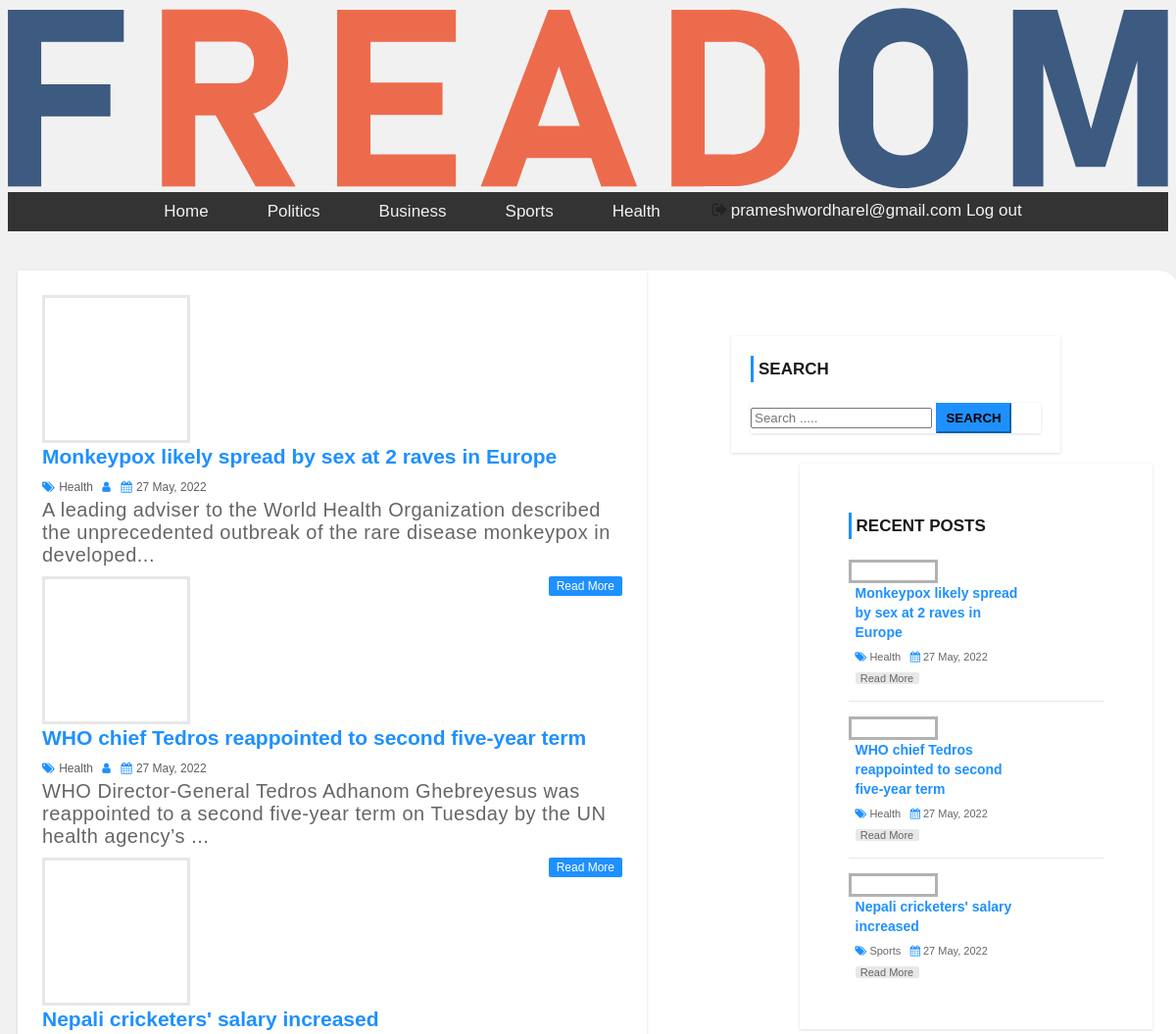
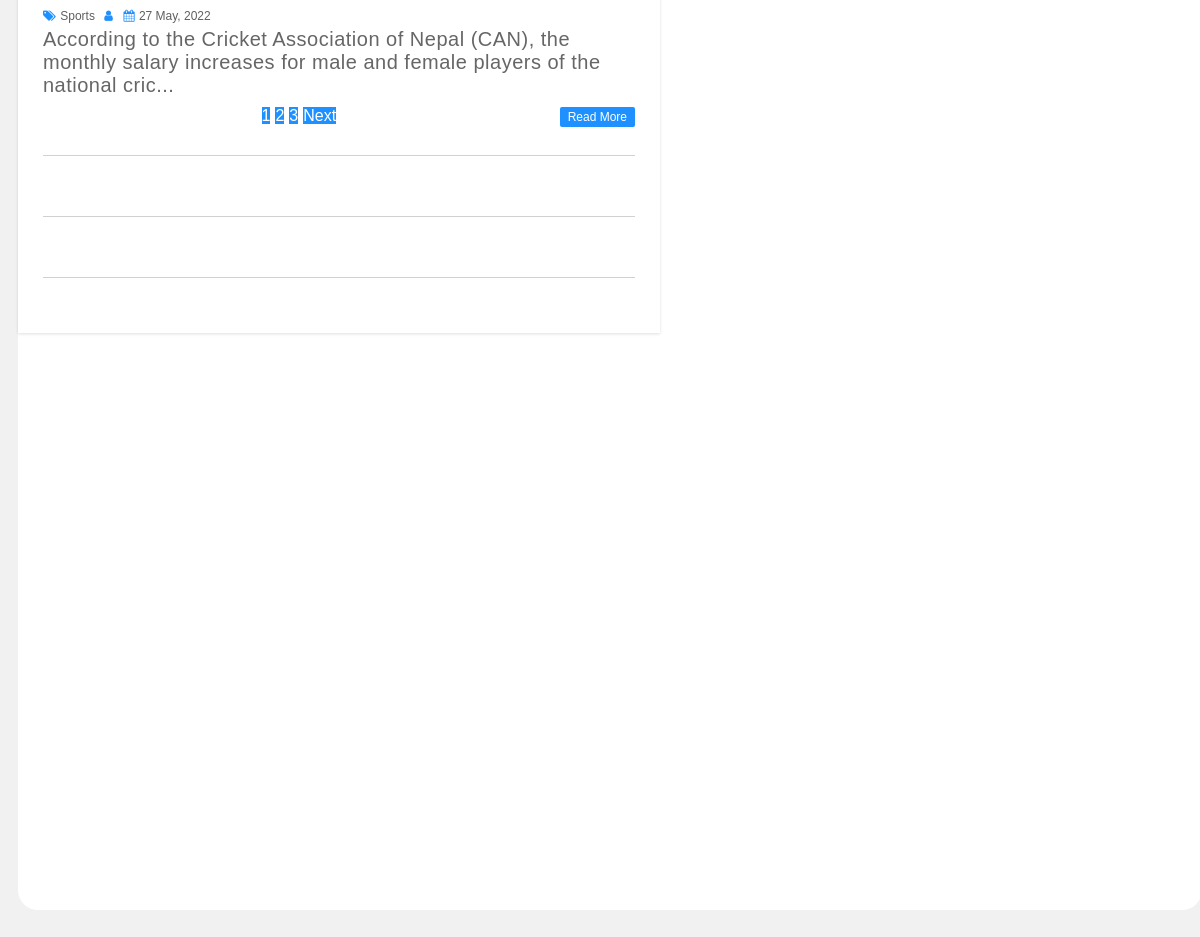
Screenshot of / (signed in) with the database file from the repository (2 pictures, top to bottom).
### tables this page shows
CREATE TABLE `category` (
  `category_id` int(11) NOT NULL,
  `category_name` varchar(100) NOT NULL,
  `post` int(11) NOT NULL DEFAULT 0
);

CREATE TABLE `post` (
  `post_id` int(11) NOT NULL,
  `title` varchar(100) NOT NULL,
  `description` text NOT NULL,
  `category` varchar(100) NOT NULL,
  `post_date` varchar(20) NOT NULL,
  `author` varchar(50) NOT NULL,
  `post_img` varchar(100) NOT NULL
);

### web/index.php (the view, shortened to what this page needs)
<!DOCTYPE html>
<html>
	<head>
		<link rel="stylesheet" href="css\style.css">
		<link rel="stylesheet" href="https://cdnjs.cloudflare.com/ajax/libs/font-awesome/4.7.0/css/font-awesome.min.css">
	</head>
	<body>
		<?php
		include "header.php";
?>
					<div id="main-content">
        <div class="container">
            <div class="row">
                <div class="col-md-8">
                    <div class="post-container">
                      <?php
                        include "link.php";
                        $limit = 3;
                        if(isset($_GET['page'])){
                          $page = $_GET['page'];
                        }else{
                          $page = 1;
                        }
                        $offset = ($page - 1) * $limit;
                        $sql = "SELECT post.post_id, post.title, post.description,post.post_date,post.author,
                        category.category_name,user.Name,post.category,post.post_img FROM post
                        LEFT JOIN category ON post.category = category.category_id
                        LEFT JOIN user ON post.author = user.Id
                        ORDER BY post.post_id DESC LIMIT {$offset},{$limit}";
                        $result = mysqli_query($conn, $sql) or die("Query Failed.");
                        if(mysqli_num_rows($result) > 0){
                          while($row = mysqli_fetch_assoc($result)) {
                      ?>
                        <div class="post-content">
                            <div class="row">
                                <div class="col-md-4">
                                  <a class="post-img" href="single.php?id=<?php echo $row['post_id']; ?>"><img src="http://localhost/online news portal/php/Admin/upload/<?php echo $row['post_img']; ?>" alt="" width="100%" hight="100%"/></a>
                                </div>
                                <div class="col-md-8">
                                  <div class="inner-content clearfix">
                                      <h3><a href='single.php?id=<?php echo $row['post_id']; ?>'><?php echo $row['title']; ?></a></h3>
                                      <div class="post-information">
                                          <span>
                                              <i class="fa fa-tags" aria-hidden="true"></i>
                                              <a href='category.php?cid=<?php echo $row['category']; ?>'><?php echo $row['category_name']; ?></a>
                                          </span>
                                          <span>
                                              <i class="fa fa-user" aria-hidden="true"></i>
                                          </span>
                                          <span>
                                              <i class="fa fa-calendar" aria-hidden="true"></i>
                                              <?php echo $row['post_date']; ?>
                                          </span>
                                      </div>
                                      <p class="description">
                                          <?php echo substr($row['description'],0,130) . "..."; ?>
                                      </p>
                                      <a class='read-more pull-right' href='single.php?id=<?php echo $row['post_id']; ?>'>read more</a>
                                  </div>
                                </div>
                            </div>
                        <?php
                          }
                        }else{
                          echo "<h2>No Record Found.</h2>";
                        }
                        $sql1 = "SELECT * FROM post";
                        $result1 = mysqli_query($conn, $sql1) or die("Query Failed.");
                        if(mysqli_num_rows($result1) > 0){
                          $total_records = mysqli_num_rows($result1);
                          $total_page = ceil($total_records / $limit);
                          echo '<ul class="pagination admin-pagination">';
                          for($i = 1; $i <= $total_page; $i++){
                            if($i == $page){
                              $active = "active";
                            }else{
                              $active = "";
                            }
                            echo '<li class="'.$active.'"><a href="index.php?page='.$i.'">'.$i.'</a></li>';
                          }
                          if($total_page > $page){
                            echo '<li><a href="index.php?page='.($page + 1).'">Next</a></li>';
                          }
                          echo '</ul>';
                        }
                        ?>
                    </div>
            </div>
        </div>
    </div>
    <div class="sidebar">
                <?php include 'sidebar.php'; ?>
                      </div>
		    </body>
		</html>

### web/header.php (shortened to what this page needs)
<!DOCTYPE html>
<html>
	<head>
</head>
<body>
        <div class="menu">
        <?php
                include "link.php";
                $sql = "SELECT * FROM category WHERE post > 0";
                $result = mysqli_query($conn, $sql) or die("Query Failed. : Category");
                if(mysqli_num_rows($result) > 0){
                  $active = "";
              ?>
                <ul class='menu'>
                  <li><a href='index.php'>Home</a></li>
                  <?php while($row = mysqli_fetch_assoc($result)) {
                    echo "<li><a class='{$active}' href='category.php?cid={$row['category_id']}'>{$row['category_name']}</a></li>";
                  } ?>
                <?php } ?>
					 <?php
					  if(isset($_SESSION['Email'])){
						 echo '<a href="logout.php"><i class ="fa fa-fw fa-sign-out"></i>'.$_SESSION['Email'].' Log out</a>';
					   }
					   else{
						echo '<a href="login.php"><i class ="fa fa-fw fa-user"></i>Log in</a>';
					   }
					   ?>
					</ul>
				</div>

### web/sidebar.php (shortened to what this page needs)
<!DOCTYPE html>
<html lang="en">
<head>
    <link rel="stylesheet" href="css/style.css" class="css">
</head>
<body>
<div id="sidebar" class="col-md-4">
    <div class="search-box-container">
        <h4>Search</h4>
        <form class="search-post" action="search.php" method ="GET">
            <div class="input-group">
                <input type="text" name="search" class="form-control" placeholder="Search .....">
                <span class="input-group-btn">
                    <button type="submit" class="btn btn-danger">Search</button>
                </span>
            </div>
        </form>
    </div>
    <div class="recent-post-container">
        <h4>Recent Posts</h4>
        <?php
        include "link.php";
        $limit = 3;
        $sql = "SELECT post.post_id, post.title, post.post_date,
        category.category_name,post.category,post.post_img FROM post
        LEFT JOIN category ON post.category = category.category_id
        ORDER BY post.post_id DESC LIMIT {$limit}";
        $result = mysqli_query($conn, $sql) or die("Query Failed. : Recent Post");
        if(mysqli_num_rows($result) > 0){
          while($row = mysqli_fetch_assoc($result)) {
      ?>
        <div class="recent-post">
            <a class="post-img" href="single.php?id=<?php echo $row['post_id']; ?>">
            </a>
            <div class="post-content">
                <h5><a href="single.php?id=<?php echo $row['post_id']; ?>"><?php echo $row['title']; ?></a></h5>
                <span>
                    <i class="fa fa-tags" aria-hidden="true"></i>
                    <a href='category.php?cid=<?php echo $row['category']; ?>'><?php echo $row['category_name']; ?></a>
                </span>
                <span>
                    <i class="fa fa-calendar" aria-hidden="true"></i>
                    <?php echo $row['post_date']; ?>
                </span>
                <a class="read-more" href="single.php?id=<?php echo $row['post_id']; ?>">read more</a>
            </div>
        </div>
    <?php
      }
    }
    ?>
    </div>
</div>
</body>
</html>

### web/css/style.css (style rules this page uses)
body { background: #f1f1f1; font-family: sans-serif,arial,Helvetica,Mangal Regular; }
a, a:hover, a:focus { text-decoration: none; outline: none; }
ul { margin:0; padding:0; list-style:none; }
form { background: #fff; padding: 25px; box-shadow:0 1px 3px rgba(0, 0, 0, 0.13); }
#main-content { padding: 30px 0; min-height: 750px; }
#main-content .post-container { background-color: #fff; padding: 25px; box-shadow: 0 1px 3px rgba(0, 0, 0, 0.13); width: 50%; height: auto; }
#main-content .post-content { border-bottom: 1px solid #d1d1d1; padding: 0 0 30px; margin-bottom:30px; }
#main-content .post-content .post-img { border: 3px solid #e7e7e7; display: block; height: 145px; overflow: hidden; transition: border .3s; }
#main-content .post-content h3 { font-size: 21px; line-height: 28px; font-weight: 600; margin: 0 0 7px; }
#main-content .post-content h3 a { color: #1e90ff; transition:all 0.3s; }
#main-content .post-content .post-information span { color: #606060; font-size: 12px; text-transform: capitalize; margin: 0 5px 5px 0; display: inline-block; }
#main-content .post-content .post-information i { color: #1e90ff; margin-right: 1px; }
#main-content .post-content .post-information a { color: #606060; text-decoration: none; }
#main-content .post-content p, #main-content .single-post p { color: #666; font-size: 20px; letter-spacing: 0.5px; margin:0 0 10px; }
#main-content .post-content a.read-more { color: #fff; background-color: #1E90FF; font-size: 12px; text-transform: capitalize; padding: 3px 8px; border-radius: 2px; transition: all 0.3s; }
.pagination { display: block; text-align: center; margin: 0; }
.pagination li { display:inline-block; margin: 0 5px 0 0; }
.pagination li a { border: none; background: #1e90ff; color: #fff; }
i.fa { color:#222; }
#sidebar h4 { color: #1A1A1A; font-size: 17px; line-height: 27px; font-weight:600; text-transform: uppercase; padding: 0 0 0 5px; margin: 0 0 21px; border-left: 3px solid #1e90ff; }
#sidebar .search-box-container { background-color: #fff; padding: 20px; margin: 0 0 30px; box-shadow: 0 1px 3px rgba(0, 0, 0, 0.13); }
#sidebar .search-post { padding: 0; }
#sidebar .search-post input { color: #606060; }
#sidebar .search-post .btn { font-weight: 600; text-transform: uppercase; padding: 6px 8px; background-color: #1E90FF; border-color: #1E90FF; outline: none; }
#sidebar .recent-post-container { padding: 50px; background: #fff; box-shadow: 0 1px 3px rgba(0, 0, 0, 0.13); }
#sidebar .recent-post { border-bottom: 1px solid #e7e7e7; padding: 0 0 15px; margin: 0 0 15px; }
.search-box-container { float: right; width: 56%; height: auto; transform: translate(350px,-1040px); }
.recent-post-container { float: right; width: 48%; height: auto; padding-top: 20%; transform: translate(920px,-920px); }
#sidebar .recent-post:last-child { margin: 0; padding: 0; border: none; }
#sidebar .recent-post .post-img { display: inline-block; width: 33%; border: 3px solid rgba(0,0,0,0.3); vertical-align: top; transition: border .3s; }
#sidebar .recent-post .post-content { width: 65%; display: inline-block; border: none; padding: 0 0 0 7px; margin: 0; }
#sidebar .recent-post h5 { font-size: 14px; line-height: 20px; margin: 0 0 5px; }
#sidebar .recent-post h5 a { color: #1E90FF; }
#sidebar .recent-post span { color: #666; font-size: 11px; display: inline-block; margin: 0 5px 10px 0; }
#sidebar .recent-post span a { color: #666; }
#sidebar .recent-post span i { color: #1E90FF; }
#sidebar .recent-post a.read-more { color: #666; background-color: rgba(0,0,0,0.09); width: 65px; font-size: 11px; text-align: center; padding: 0; display: block; transition: all 0.3s; }

### web/header.php (style rules this page uses)
.menu { display: flex; justify-content: center; color: #000; background-color: #333; }
ul li { margin: 10px; }
.menu a { float: center; color: #f2f2f2; text-align: center; padding: 9px 20px; text-decoration: none; font-size: 17px; width: auto; }

### web/sidebar.php (style rules this page uses)
.search-box-container { float: right; width: 25%; height: auto; transform: translate(-120px,-1045px); }
.recent-post-container { float: right; width: 22%; height: auto; transform: translate(310px,-915px); }

### rows the page displays
category: category_name "Politics"
category: category_name "Business"
category: category_name "Sports"
category: category_name "Health"
post: title "Monkeypox likely spread by sex at 2 raves in Europe", category.category_name "Health", post_date "27 May, 2022", description "A leading adviser to the World Health Organization described the unprecedented outbreak of the rare disease monkeypox in developed"
post: title "WHO chief Tedros reappointed to second five-year term", category.category_name "Health", post_date "27 May, 2022", description "WHO Director-General Tedros Adhanom Ghebreyesus was reappointed to a second five-year term on Tuesday by the UN health agency’s"
post: title "Nepali cricketers' salary increased", category.category_name "Sports", post_date "27 May, 2022", description "According to the Cricket Association of Nepal (CAN), the monthly salary increases for male and female players of the national cric"

### other values shown
$_SESSION['Email'] "prameshwordharel@gmail.com"
